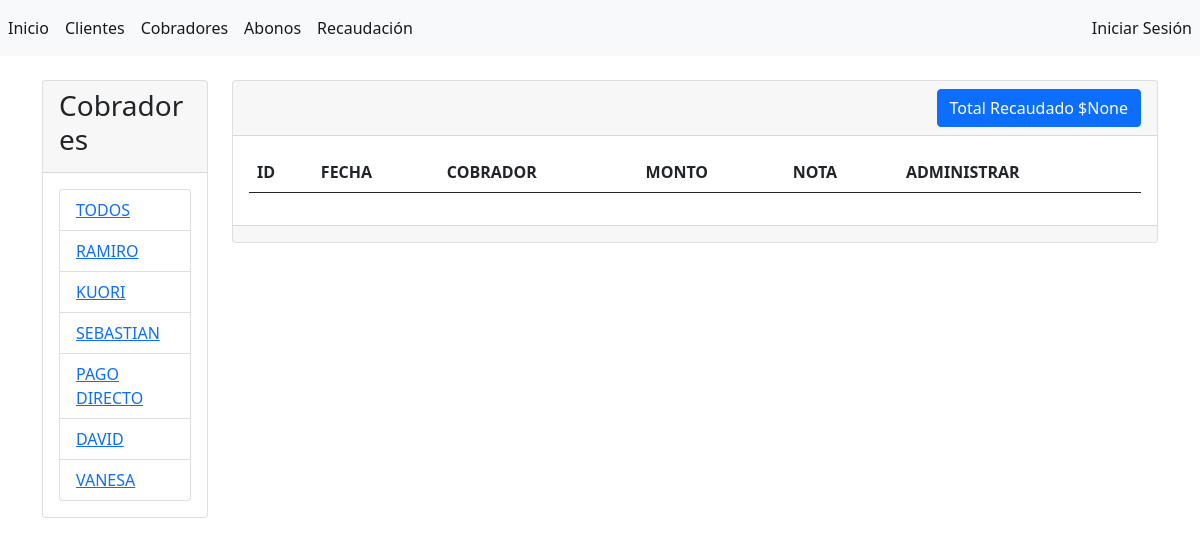
The page /recaudaciones/?query_cobrador=16 on the database as committed earlier.
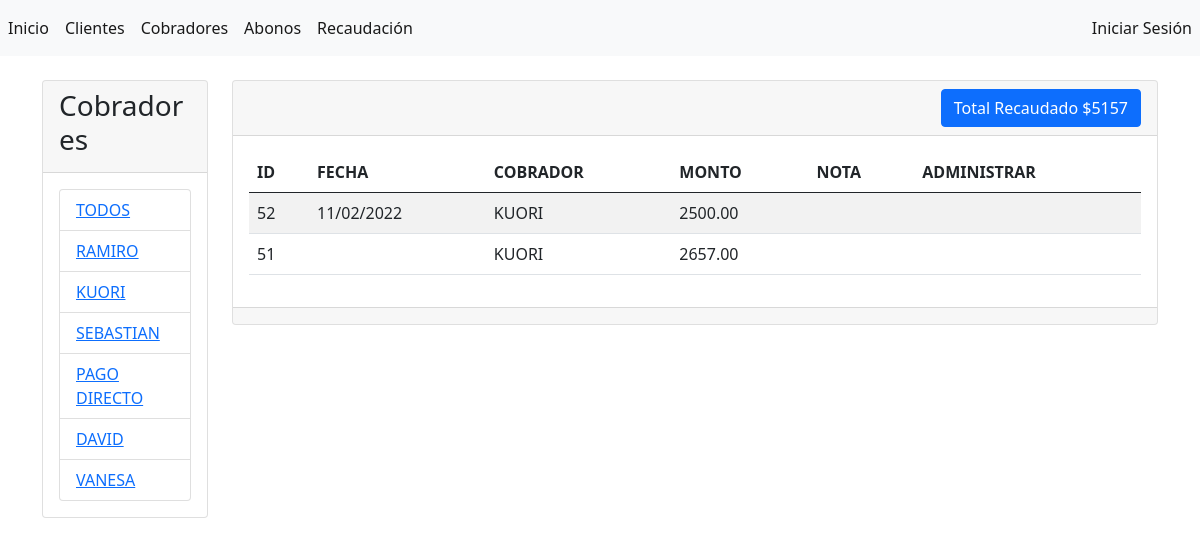
The same page on the database as committed later.
### abonos/models.py (models this page shows, shortened)
class Cobrador(models.Model):
    nombre = models.CharField(max_length=45, verbose_name="nombre")
    activo = models.BooleanField(default=True, verbose_name="activo")
    usuario = models.ForeignKey(User,null=True, on_delete=SET_NULL)
    creado = models.DateTimeField(auto_now_add=True)
    modificado = models.DateTimeField(auto_now=True)
    class Meta:
        verbose_name = "Cobrador"
        verbose_name_plural = "Cobradores"
        ordering = ['-modificado', '-creado']

class Recaudacion(models.Model):
    cobrador = models.ForeignKey(
        'Cobrador',
        blank=False,
        null=True,
        on_delete=SET_NULL
        )
    fecha = models.DateTimeField(
        blank=True,
        null=True,
        default= datetime.now,
        verbose_name="fecha"
        )
    monto = models.DecimalField(
        max_digits=10,
        decimal_places=2,
        default=0.00,
        verbose_name="monto"
        )
    nota = models.CharField(
        max_length=100,
        blank=True,
        verbose_name="nota"
        )
    creado = models.DateTimeField(auto_now_add=True)
    modificado = models.DateTimeField(auto_now=True)
    class Meta:
        verbose_name = "Recaudación"
        verbose_name_plural = "Recaudaciones"
        ordering = ['-modificado', '-creado']

### abonos/views.py (the view)
# urls.py: path('recaudaciones/', views.recaudaciones, name='recaudaciones'),
def recaudaciones(request):
    if request.GET.get('query_cobrador') != None:
        query_cobrador = request.GET.get('query_cobrador')
        recaudaciones = Recaudacion.objects.filter(cobrador__id=query_cobrador).order_by('-creado')
    if request.GET.get('query_mes') != None:
        query_mes = request.GET.get('query_mes')
        recaudaciones = Recaudacion.objects.filter(fecha__month=query_mes).order_by('-creado')
    if request.GET.get('query_cobrador') == None and request.GET.get('query_mes') == None:
        recaudaciones = Recaudacion.objects.all().order_by('-creado')
    suma_monto = recaudaciones.aggregate(monto=Sum('monto'))
    cobradores = Cobrador.objects.all()
    context = {
        'recaudaciones': recaudaciones,
        'cobradores': cobradores,
        'suma_monto': suma_monto
    }
    return render(request, 'recaudaciones/index.html', context)

### abonos/templates/recaudaciones/index.html (shortened to what this page needs)
{% extends "base.html" %}
{% block sidebar %}
<div class="card">
    <div class="card-header">
        <h3>Cobradores</h3>
    </div>
    <div class="card-body">
        <div class="list-group">
            <li class="list-group-item"><a href="{% url 'recaudaciones' %}">TODOS</a></li>
            {% for cobrador in cobradores %}
            <li class="list-group-item"><a href="{% url 'recaudaciones' %}?query_cobrador={{cobrador.id}}">{{ cobrador.nombre }}</a></li>
            {% endfor %}
        </div>
    </div>
</div>
<br>
{% endblock %}
{% block contenido %}
<div class="card">
    <div class="card-header d-flex justify-content-end">
        <a name="" id="" class="btn btn-primary" href="#">Total Recaudado ${{suma_monto.monto}}</a>
    </div>
    <div class="card-body">
        <table class="table table-striped table-hover">
            <thead>
                <tr>
                    <th>ID</th>
                    <th>FECHA</th>
                    <th>COBRADOR</th>
                    <th>MONTO</th>
                    <th>NOTA</th>
                    <th>ADMINISTRAR</th>
                </tr>
            </thead>
            <tbody>
                {% for recaudacion in recaudaciones %}
                <tr>
                    <td>{{ recaudacion.id }}</td>
                    <td>{{ recaudacion.fecha|date:"d/m/Y" }}</td>
                    <td>{{ recaudacion.cobrador.nombre }}</td>
                    <td>{{ recaudacion.monto }}</td>
                    <td>{{ recaudacion.nota }}</td>
                    <td>
                    </td>
                </tr>
                {% endfor %}
            </tbody>
        </table>
    </div>
    <div class="card-footer text-muted">
    </div>
</div>
{% endblock %}

Rows that differ between the two databases and show on the page:
added Recaudacion: id "52", fecha "11/02/2022", cobrador.nombre "KUORI", monto "2500.00"
added Recaudacion: id "51", cobrador.nombre "KUORI", monto "2657.00"
Other text that changed with them:
{{ suma_monto.monto }}: "None" → "5157"
